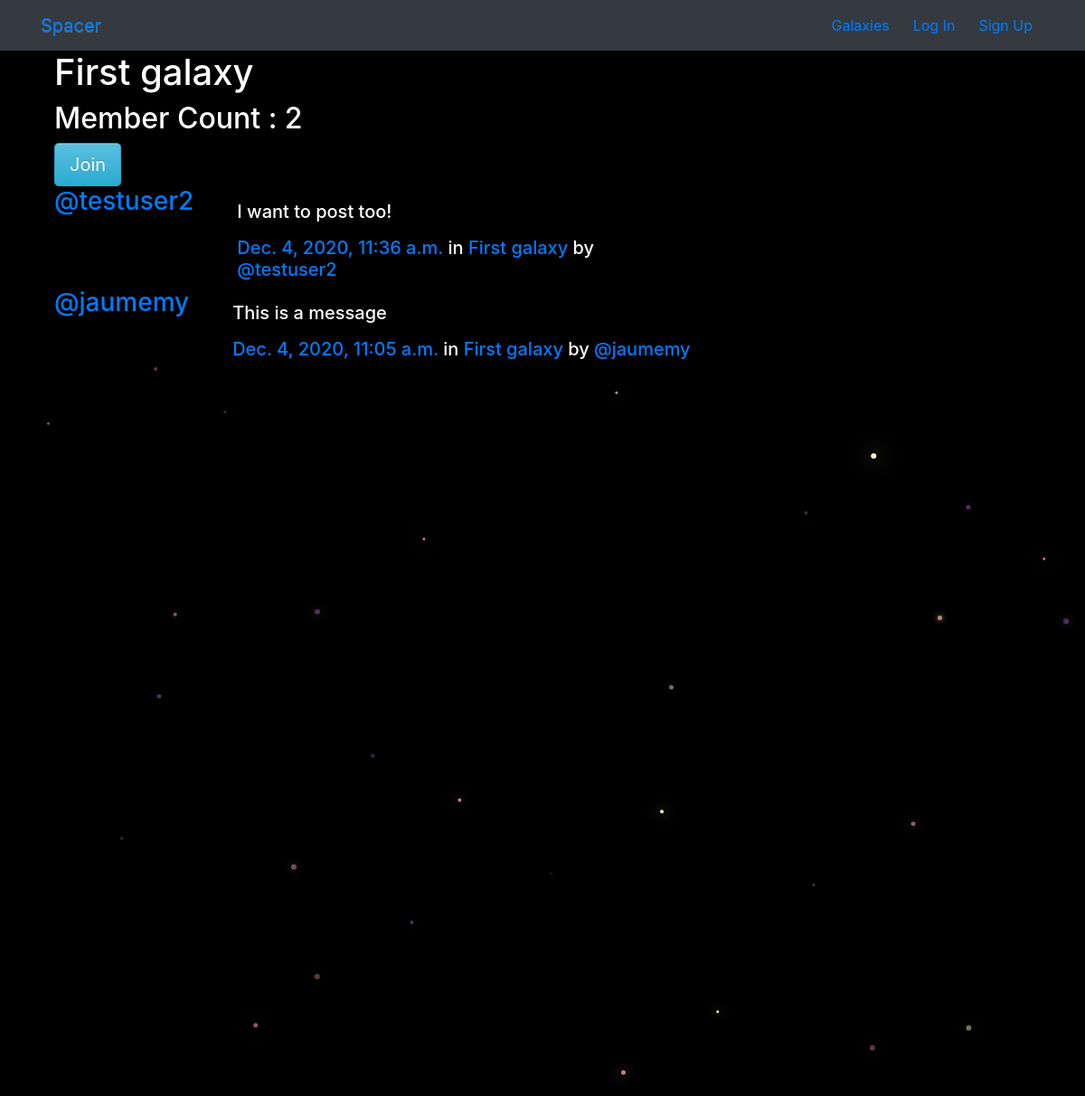
Page /galaxies/posts/in/first-galaxy/ on the committed database.
### galaxies/models.py (models this page shows, shortened)
class Galaxy(models.Model):
    name = models.CharField(max_length=64, unique=True)
    slug = models.SlugField(allow_unicode=True, unique=True)
    description = models.TextField(blank=True, default='')
    description_html = models.TextField(editable=False, default='', blank=True)
    members = models.ManyToManyField(User, through="GalaxyMember")
    class Meta:
        ordering = ["name"]

### posts/models.py (models this page shows, shortened)
class Post(models.Model):
    user = models.ForeignKey(User, related_name='posts', on_delete=models.CASCADE)
    created_at = models.DateTimeField(auto_now=True)
    message = models.TextField()
    message_html = models.TextField(editable=False)
    galaxy = models.ForeignKey(Galaxy, related_name="posts", null=True, blank=True, on_delete=models.CASCADE)
    class Meta:
        ordering = ["-created_at"]
        unique_together = ["user", "message"]

### galaxies/views.py (the view)
# urls.py: path('posts/in/<slug>/', views.SingleGalaxy.as_view(), name='single'),
class SingleGalaxy(generic.DetailView):
    model = Galaxy

### galaxies/templates/galaxies/galaxy_detail.html (shortened to what this page needs)
{% extends "galaxies/galaxy_base.html" %}
{% block pregalaxy %}
<div class="container">
  <h1>{{galaxy.name}}</h1>
  <h2>Member Count : {{galaxy.members.count}}</h2>
  <div class="content">
    {% if user in galaxy.members.all %}
      <a href="{% url 'galaxies:leave' slug=galaxy.slug %}" class="btn btn-lg btn-warning"><span class="fa fa-times-circle-o"></span>Leave</a>
    {% else %}
      <a href="{% url 'galaxies:join' slug=galaxy.slug %}" class="btn btn-lg btn-info">Join</a>
    {% endif %}
  </div>
</div>
{% endblock %}
{% block galaxy_content %}
<div class="col-md-8">
  {% if galaxy.posts.count == 0 %}
    <p></p>
    <h2>No posts in this galaxy yet!</h2>
  {% else %}
    {% for post in galaxy.posts.all %}
      {% include "posts/_post.html" %}
    {% endfor %}
  {% endif %}
</div>
{% endblock %}

### posts/templates/posts/_post.html (shortened to what this page needs)
<div class="media">
  <h3 class="mr-5"><a href="{% url 'posts:for_user' username=post.user.username %}">@{{post.user.username}}</a></h3>
  <div class="media-body">
    <h5>{{post.message_html|safe}}
      <time class='time'><a href="{% url 'posts:single' username=post.user.username pk=post.pk %}">{{post.created_at}}</a></time>
      {% if post.galaxy %}
        <span class="galaxy-name">in <a href="#">{{post.galaxy.name}}</a> by <a href="{% url 'posts:for_user' username=post.user.username %}">@{{post.user.username}}</a></span>
      {% endif %}
    </h5>
  </div>
</div>

### static/spacer/css/master.css (style rules this page uses)
body { margin: 0; overflow: hidden; background-color: black; color:white; }

### rows in the picture
Galaxy: name "First galaxy", members.count "2"
Post: user.username "testuser2", message_html "I want to post too!", created_at "Dec. 4, 2020, 11:36 a.m.", galaxy.name "First galaxy"
Post: user.username "jaumemy", message_html "This is a message", created_at "Dec. 4, 2020, 11:05 a.m.", galaxy.name "First galaxy"
